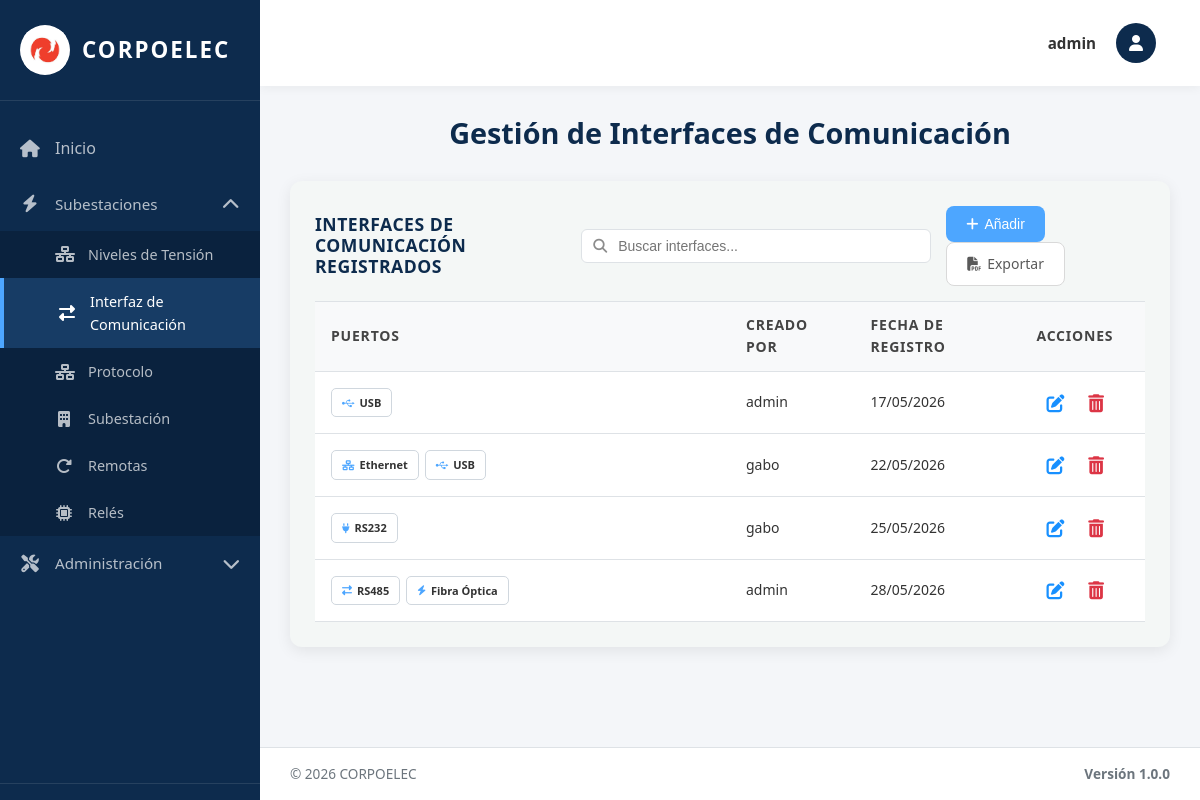
Page /interfaces/ (signed in) on the committed database.
### equipos/models.py (models this page shows, shortened)
class PuertoComunicacion(models.Model):
    TIPO_CHOICES = [
        ('ETH', 'Ethernet'),
        ('RS232', 'RS232'),
        ('RS485', 'RS485'),
        ('USB', 'USB'),
        ('FIBRA', 'Fibra Óptica'),
    ]
    Id_Puerto = models.AutoField(primary_key=True)  # Identificador único
    Id_Interfaz = models.ForeignKey(InterfazDeComunicacion, on_delete=models.SET_NULL, null=True, blank=True, related_name='puertos')  # Interface a la que pertenece - SET_NULL permite eliminar interfaz sin borrar puertos
    Tipo = models.CharField(max_length=10, choices=TIPO_CHOICES, default='ETH', verbose_name='Tipo de Puerto')  # Tipo de puerto (enumerado)
    Estado = models.CharField(max_length=50, default='Activo', verbose_name='Estado')  # Estado operativo
    Fecha_Reg = models.DateField(auto_now_add=True)  # Fecha de registro automática
    creado_por = models.ForeignKey(User, on_delete=models.SET_NULL, null=True, blank=True, related_name='puertos_creados')  # Usuario que creó el registro
    class Meta:
        verbose_name = 'Puerto de Comunicación'
        verbose_name_plural = 'Puertos de Comunicación'
        ordering = ['Id_Puerto']  # Orden por ID ascendente

class InterfazDeComunicacion(models.Model):
    TIPO_INTERFAZ_CHOICES = [
        ('PUERTOS', 'Puertos de Comunicación'),
        ('PROTOCOLOS', 'Protocolos de Comunicación'),
    ]
    Id_Interfaz = models.AutoField(primary_key=True, serialize=False)  # Identificador único (PK)
    Puertos_C = models.IntegerField(default=0, verbose_name='Cantidad de Puertos')  # Contador de puertos
    Fecha_Reg = models.DateField(auto_now_add=True)  # Fecha de registro automática
    creado_por = models.ForeignKey(User, on_delete=models.SET_NULL, null=True, blank=True, related_name='interfaces_creadas')  # Usuario que creó el registro
    Tipo_Interfaz = models.CharField(max_length=20, choices=TIPO_INTERFAZ_CHOICES, default='PUERTOS', verbose_name='Tipo de Interfaz')  # Tipo de interfaz
    Activo = models.BooleanField(default=True, verbose_name='Activo')  # Para eliminación lógica
    objects = models.Manager()
    activos = models.Manager()  # Manager por defecto para filtrar activos
    class Meta:
        verbose_name = 'Interfaz de Comunicación'
        verbose_name_plural = 'Interfaces de Comunicación'
        ordering = ['Id_Interfaz']  # Orden por ID ascendente

### equipos/views.py (the view, shortened to what this page needs)
# urls.py: path('interfaces/', interfaces_view, name='interfaces'),
@login_required(login_url='/login/')
@no_cache
def interfaces_view(request):
    interfaces_list = InterfazDeComunicacion.objects.filter(Tipo_Interfaz='PUERTOS', Activo=True).prefetch_related('puertos').order_by('Id_Interfaz')
    paginator = Paginator(interfaces_list, 10)
    page_number = request.GET.get('page')
    page_obj = paginator.get_page(page_number)
    puertos_tipos = PuertoComunicacion.TIPO_CHOICES
    tipos_registrados = list(PuertoComunicacion.objects.filter(
        Id_Interfaz__Tipo_Interfaz='PUERTOS', Id_Interfaz__Activo=True
    ).values_list('Tipo', flat=True).distinct())
    context = {
        'title': 'Interfaz de Comunicacion',
        'page_obj': page_obj,
        'puertos_tipos': puertos_tipos,
        'tipos_registrados': tipos_registrados,
        'is_admin': request.user.is_superuser,
        'puede_crear': puede_crear(request),
        'puede_actualizar': puede_actualizar(request),
        'puede_eliminar': puede_eliminar(request)
    }
    return render(request, 'interfaces.html', context)

### equipos/context_processors.py (called while the page is built, shortened)
def permisos_usuario(request):
    if request.user.is_superuser:
        return {
            'permisos_usuario': {'crear': True, 'actualizar': True, 'eliminar': True},
            'puede_crear': True,
            'puede_actualizar': True,
            'puede_eliminar': True,
        }

### templates/interfaces.html (shortened to what this page needs)
{% extends 'base.html' %}
{% load static %}
{% block content %}
<div class="welcome-text">
  <h2>Gestión de Interfaces de Comunicación</h2>
</div>
<div class="table-section">
<div class="table-header">
  <h3>INTERFACES DE COMUNICACIÓN REGISTRADOS</h3>
  <div class="search-container">
    <input type="text" class="search-input" id="searchInput" placeholder="Buscar interfaces..." onkeyup="filterTable()">
  </div>
  <div class="action-buttons">
    <button class="btn btn-primary btn-add-top" onclick="abrirModal()">
      <i class="fas fa-plus"></i> Añadir
    </button>
    <a href="{% url 'exportar_interfaces_pdf' %}" class="btn btn-secondary btn-add-top" title="Exportar PDF">
      <i class="fas fa-file-pdf"></i> Exportar
    </a>
  </div>
</div>
  {% if page_obj.paginator.count > 0 %}
  <table class="data-table">
    <thead>
      <tr>
        <th width="50%">Puertos</th>
        {% if is_admin %}<th width="15%">Creado Por</th>{% endif %}
        <th width="20%">Fecha de Registro</th>
        <th width="15%">Acciones</th>
      </tr>
    </thead>
    <tbody>
      {% for interfaz in page_obj %}
      <tr>
        <td>
          <div class="puertos-container">
          {% for puerto in interfaz.puertos.all %}
              <span class="puerto-badge">
                <span class="puerto-icon">
                  {% if puerto.Tipo == 'ETH' %}<i class="fas fa-network-wired"></i>{% endif %}
                  {% if puerto.Tipo == 'RS232' %}<i class="fas fa-plug"></i>{% endif %}
                  {% if puerto.Tipo == 'RS485' %}<i class="fas fa-exchange-alt"></i>{% endif %}
                  {% if puerto.Tipo == 'USB' %}<i class="fab fa-usb"></i>{% endif %}
                  {% if puerto.Tipo == 'FIBRA' %}<i class="fas fa-bolt"></i>{% endif %}
                </span>
                <span class="puerto-text">{{ puerto.get_Tipo_display }}</span>
              </span>
          {% empty %}
              <span class="no-data">Sin puertos</span>
          {% endfor %}
          </div>
        </td>
        {% if is_admin %}<td>{{ interfaz.creado_por.username|default:"Sistema" }}</td>{% endif %}
        <td><span class="fecha-text">{{ interfaz.Fecha_Reg|date:"d/m/Y" }}</span></td>
        <td class="actions-cell">
          {% with puertos_list=interfaz.puertos.all %}
          {% if puede_actualizar %}
          <button type="button" class="btn-icon btn-edit" title="Editar" onclick="abrirModalEditar({{ interfaz.Id_Interfaz }}, '{% for p in puertos_list %}{{ p.Tipo }}{% if not forloop.last %},{% endif %}{% endfor %}')">
            <i class="fas fa-edit"></i>
          </button>
          {% endif %}
          <form method="post" style="display: inline;" onsubmit="return confirmarEliminacion(this);">
            {% if puede_eliminar %}
            <button type="submit" class="btn-icon btn-delete" title="Eliminar">
              <i class="fas fa-trash-alt"></i>
            </button>
            {% endif %}
          </form>
          {% endwith %}
        </td>
      </tr>
      {% endfor %}
    </tbody>
  </table>
  {% else %}
  <p class="no-data">No hay interfaces de comunicación registradas.</p>
  {% endif %}
</div>
{% endblock %}

### templates/base.html (shortened to what this page needs)
{% load static %}
<!DOCTYPE html>
<html lang="es">
<head>
  <link rel="stylesheet" href="https://cdnjs.cloudflare.com/ajax/libs/font-awesome/6.4.0/css/all.min.css">
  <link rel="stylesheet" href="{% static 'css/global.css' %}">
 </head>
<body>
  <div class="layout-wrapper">
    <aside class="sidebar" id="sidebar">
      <div class="sidebar-brand" onclick="toggleSidebar()">
        <div class="sidebar-logo">
          <img src="{% static 'img/logo.jpg' %}" alt="Corpoelec">
        </div>
        <span class="sidebar-brand-text">Corpoelec</span>
      </div>
 <nav class="sidebar-nav">
        <a href="{% url 'index' %}" class="{% if request.path == '/' %}active{% endif %}" onclick="closeMobileSidebar()">
          <i class="fas fa-home"></i>
          <span>Inicio</span>
        </a>
         <div class="sidebar-dropdown {% if request.path == '/subestaciones/' or request.path == '/tensiones/' or request.path == '/interfaces/' or request.path == '/protocolo/' or request.path == '/reles/' or request.path == '/remotas/' %}active{% endif %}">
          <a href="#" class="dropdown-toggle" onclick="toggleDropdown(event, 'subestaciones-dropdown')">
            <i class="fas fa-bolt"></i>
            <span>Subestaciones</span>
            <i class="fas fa-chevron-down dropdown-arrow"></i>
          </a>
           <div class="dropdown-menu" id="subestaciones-dropdown">
             <a href="{% url 'tensiones' %}" class="{% if request.path == '/tensiones/' %}active{% endif %}" onclick="closeMobileSidebar()">
               <i class="fas fa-network-wired"></i>
               <span>Niveles de Tensión</span>
             </a>
               <a href="{% url 'interfaces' %}" class="{% if request.path == '/interfaces/' %}active{% endif %}" onclick="closeMobileSidebar()">
                 <i class="fas fa-exchange-alt"></i>
                 <span>Interfaz de Comunicación</span>
               </a>
               <a href="{% url 'protocolo' %}" class="{% if request.path == '/protocolo/' %}active{% endif %}" onclick="closeMobileSidebar()">
                 <i class="fas fa-network-wired"></i>
                 <span>Protocolo</span>
               </a>
               <a href="{% url 'subestaciones' %}" class="{% if request.path == '/subestaciones/' %}active{% endif %}" onclick="closeMobileSidebar()">
               <i class="fas fa-building"></i>
               <span>Subestación</span>
             </a>
             <a href="{% url 'remotas' %}" class="{% if request.path == '/remotas/' %}active{% endif %}" onclick="closeMobileSidebar()">
               <i class="fas fa-redo-alt"></i>
               <span>Remotas</span>
             </a>
             <a href="{% url 'reles' %}" class="{% if request.path == '/reles/' %}active{% endif %}" onclick="closeMobileSidebar()">
               <i class="fas fa-microchip"></i>
               <span>Relés</span>
              </a>
            </div>
         </div>
           {% if user.is_staff %}
           <div class="sidebar-dropdown {% if request.path == '/bitacora/' or request.path == '/admin/restaurar/' or request.path == '/admin/backup/' or request.path == '/admin/usuarios/' %}active{% endif %}">
             <a href="#" class="dropdown-toggle" onclick="toggleDropdown(event, 'admin-dropdown')">
               <i class="fas fa-tools"></i>
               <span>Administración</span>
               <i class="fas fa-chevron-down dropdown-arrow"></i>
             </a>
           </div>
           {% endif %}
        </nav>
        <div class="sidebar-bottom">
        </div>
      </aside>
    <main class="main-content" id="mainContent">
      <nav class="navbar">
        <div class="navbar-user">
          <div class="navbar-user-trigger" onclick="toggleUserMenu(event)">
            <div class="navbar-user-name">
              {% if user.first_name %}{{ user.first_name }}{% else %}{{ user.username }}{% endif %}
            </div>
            <div class="navbar-user-avatar">
              <i class="fas fa-user"></i>
            </div>
          </div>
         </div>
       </nav>
      <div class="content-area">
        {% block content %}{% endblock %}
      </div>
      <footer class="footer">
        <div class="footer-left">
          <span>© 2026 CORPOELEC</span>
        </div>
        <div class="footer-version">Versión 1.0.0</div>
      </footer>
    </main>
  </div>
</body>
</html>

### static/css/global.css (style rules this page uses)
body { font-size: 16px; font-weight: 400; color: #333; font-family: 'Open Sans', 'Segoe UI', Arial, sans-serif; line-height: 1.6; }
h1, h2, h3, .welcome-text h2 { font-size: 26px; font-weight: 700; color: #002D5A; margin: 0 0 20px 0; line-height: 1.2; }
.data-table thead th { font-size: 14px !important; font-weight: 700 !important; text-transform: uppercase !important; color: #444 !important; letter-spacing: 0.8px; padding: 12px 16px !important; background: #f8f9fa !important; border-top: 1px solid #dee2e6 !important; border-bottom: 1px solid #dee2e6 !important; }
.data-table thead { background: #f8f9fa !important; }
.data-table tbody td { font-size: 14px !important; font-weight: 400 !important; color: #333 !important; padding: 12px 16px !important; background: #fff !important; border-bottom: 1px solid #dee2e6 !important; }
.btn-primary, .btn-add-top { font-size: 14px !important; font-weight: 500 !important; border-radius: 8px !important; padding: 10px 20px !important; display: inline-flex; align-items: center; gap: 6px; }
.btn-icon { font-size: 18px !important; display: inline-flex; align-items: center; justify-content: center; padding: 6px !important; }
.btn-delete, .btn-delete i { color: #DC3545 !important; }
.btn-edit, .btn-edit i { color: #1890ff !important; }
.data-table { border-collapse: collapse; width: 100%; background: #fff; }
.data-table tbody tr { transition: background 0.15s ease; background: #fff; }
.data-table th, .data-table td { padding-top: 12px !important; padding-bottom: 12px !important; }
.form-control, input[type="text"], input[type="email"], select, textarea { font-size: 14px; font-weight: 400; color: #333; }
a { color: #1890ff; text-decoration: none; font-weight: 500; }

### templates/interfaces.html (style rules this page uses)
:root { --primary: #4DA6FF; --primary-dark: #3d8fe0; --dark-blue: #0D2B4D; --border-color: #dee2e6; --bg-light: #f4f7f6; }
.table-section { background: var(--bg-light); padding: 25px; border-radius: 12px; box-shadow: 0 4px 15px rgba(0,0,0,0.08); margin-bottom: 20px; }
.table-header { display: flex; justify-content: space-between; align-items: center; margin-bottom: 15px; gap: 15px; }
.table-header h3 { margin: 0; color: var(--dark-blue); width: 280px; }
.search-container { position: relative; display: flex; align-items: center; }
.search-input { width: 350px; padding: 8px 12px 8px 36px; border: 1px solid var(--border-color); border-radius: 6px; font-size: 14px; color: #333; background: #fff; transition: border-color 0.3s ease; }
.btn { padding: 10px 20px; border-radius: 8px; font-size: 0.9rem; font-weight: 600; cursor: pointer; border: none; transition: all 0.2s; display: inline-flex; align-items: center; text-decoration: none; }
.btn-primary { background: var(--primary); color: #fff; }
.btn-secondary { background: #fff; color: #595959; border: 1px solid #d9d9d9; }
.btn-icon { background: none; border: none; cursor: pointer; font-size: 1.1rem; padding: 6px; border-radius: 4px; display: inline-flex; align-items: center; justify-content: center; transition: all 0.2s; color: #6c757d; margin: 0 4px; }
.data-table { width: 100%; border-collapse: collapse; }
.data-table th, .data-table td { padding: 12px 15px; text-align: left; border-bottom: 1px solid var(--border-color); }
.data-table th { font-weight: 600; color: var(--dark-blue); font-size: 0.9rem; background: #f8f9fa; }
.actions-cell { white-space: nowrap; text-align: right; }
.puertos-container { display: flex; flex-wrap: nowrap; gap: 6px; overflow-x: auto; padding: 4px 0; align-items: center; }
.puerto-badge { display: inline-flex; align-items: center; gap: 5px; padding: 5px 10px; background: #fff; border: 1.5px solid #d0d7de; border-radius: 5px; font-size: 11px; font-weight: 600; white-space: nowrap; }
.puerto-icon { color: var(--primary); font-size: 10px; }

### rows in the picture
InterfazDeComunicacion: creado_por.username "admin", Fecha_Reg "17/05/2026"
PuertoComunicacion: Tipo "USB"
InterfazDeComunicacion: creado_por.username "gabo", Fecha_Reg "22/05/2026"
PuertoComunicacion: Tipo "Ethernet"
PuertoComunicacion: Tipo "USB"
InterfazDeComunicacion: creado_por.username "gabo", Fecha_Reg "25/05/2026"
PuertoComunicacion: Tipo "RS232"
InterfazDeComunicacion: creado_por.username "admin", Fecha_Reg "28/05/2026"
PuertoComunicacion: Tipo "RS485"
PuertoComunicacion: Tipo "Fibra Óptica"

### other values in the picture
{{ user.username }} "admin"
